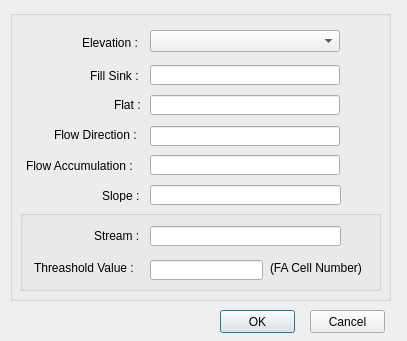
<?xml version="1.0" encoding="UTF-8"?>
<ui version="4.0">
 <class>WatershedDialogBase</class>
 <widget class="QDialog" name="WatershedDialogBase">
  <property name="geometry">
   <rect>
    <x>0</x>
    <y>0</y>
    <width>407</width>
    <height>341</height>
   </rect>
  </property>
  <property name="sizePolicy">
   <sizepolicy hsizetype="Preferred" vsizetype="Preferred">
    <horstretch>0</horstretch>
    <verstretch>0</verstretch>
   </sizepolicy>
  </property>
  <property name="windowTitle">
   <string>Batch Processor</string>
  </property>
  <widget class="QPushButton" name="btnOK">
   <property name="geometry">
    <rect>
     <x>220</x>
     <y>310</y>
     <width>75</width>
     <height>23</height>
    </rect>
   </property>
   <property name="text">
    <string>OK</string>
   </property>
  </widget>
  <widget class="QPushButton" name="btnCancel">
   <property name="geometry">
    <rect>
     <x>310</x>
     <y>310</y>
     <width>75</width>
     <height>23</height>
    </rect>
   </property>
   <property name="text">
    <string>Cancel</string>
   </property>
  </widget>
  <widget class="QGroupBox" name="groupBox_3">
   <property name="geometry">
    <rect>
     <x>10</x>
     <y>10</y>
     <width>381</width>
     <height>291</height>
    </rect>
   </property>
   <property name="title">
    <string/>
   </property>
   <widget class="QLineEdit" name="txtFill">
    <property name="geometry">
     <rect>
      <x>140</x>
      <y>55</y>
      <width>190</width>
      <height>20</height>
     </rect>
    </property>
   </widget>
   <widget class="QLabel" name="label_2">
    <property name="geometry">
     <rect>
      <x>80</x>
      <y>60</y>
      <width>56</width>
      <height>12</height>
     </rect>
    </property>
    <property name="text">
     <string>Fill Sink : </string>
    </property>
   </widget>
   <widget class="QComboBox" name="cmbLayer">
    <property name="geometry">
     <rect>
      <x>140</x>
      <y>20</y>
      <width>190</width>
      <height>22</height>
     </rect>
    </property>
   </widget>
   <widget class="QLabel" name="label">
    <property name="geometry">
     <rect>
      <x>72</x>
      <y>25</y>
      <width>101</width>
      <height>16</height>
     </rect>
    </property>
    <property name="text">
     <string>Elevation : </string>
    </property>
   </widget>
   <widget class="QLabel" name="label_3">
    <property name="geometry">
     <rect>
      <x>104</x>
      <y>89</y>
      <width>56</width>
      <height>12</height>
     </rect>
    </property>
    <property name="text">
     <string>Flat : </string>
    </property>
   </widget>
   <widget class="QLineEdit" name="txtFlat">
    <property name="geometry">
     <rect>
      <x>140</x>
      <y>85</y>
      <width>190</width>
      <height>20</height>
     </rect>
    </property>
   </widget>
   <widget class="QLabel" name="label_5">
    <property name="geometry">
     <rect>
      <x>44</x>
      <y>119</y>
      <width>130</width>
      <height>12</height>
     </rect>
    </property>
    <property name="text">
     <string>Flow Direction : </string>
    </property>
   </widget>
   <widget class="QLineEdit" name="txtFD">
    <property name="geometry">
     <rect>
      <x>140</x>
      <y>116</y>
      <width>190</width>
      <height>20</height>
     </rect>
    </property>
   </widget>
   <widget class="QLabel" name="label_7">
    <property name="geometry">
     <rect>
      <x>16</x>
      <y>150</y>
      <width>150</width>
      <height>12</height>
     </rect>
    </property>
    <property name="text">
     <string>Flow Accumulation : </string>
    </property>
   </widget>
   <widget class="QLineEdit" name="txtFAC">
    <property name="geometry">
     <rect>
      <x>140</x>
      <y>145</y>
      <width>190</width>
      <height>20</height>
     </rect>
    </property>
   </widget>
   <widget class="QLabel" name="label_8">
    <property name="geometry">
     <rect>
      <x>92</x>
      <y>180</y>
      <width>56</width>
      <height>12</height>
     </rect>
    </property>
    <property name="text">
     <string>Slope : </string>
    </property>
   </widget>
   <widget class="QLineEdit" name="txtSlope">
    <property name="geometry">
     <rect>
      <x>140</x>
      <y>175</y>
      <width>191</width>
      <height>20</height>
     </rect>
    </property>
   </widget>
   <widget class="QGroupBox" name="groupBox">
    <property name="geometry">
     <rect>
      <x>10</x>
      <y>200</y>
      <width>361</width>
      <height>81</height>
     </rect>
    </property>
    <property name="title">
     <string/>
    </property>
    <widget class="QLineEdit" name="txtCellValue">
     <property name="geometry">
      <rect>
       <x>130</x>
       <y>50</y>
       <width>113</width>
       <height>20</height>
      </rect>
     </property>
    </widget>
    <widget class="QLabel" name="label_4">
     <property name="geometry">
      <rect>
       <x>14</x>
       <y>50</y>
       <width>120</width>
       <height>16</height>
      </rect>
     </property>
     <property name="text">
      <string>Threashold Value : </string>
     </property>
    </widget>
    <widget class="QLabel" name="label_6">
     <property name="geometry">
      <rect>
       <x>250</x>
       <y>50</y>
       <width>101</width>
       <height>16</height>
      </rect>
     </property>
     <property name="text">
      <string>(FA Cell Number)</string>
     </property>
    </widget>
    <widget class="QLineEdit" name="txtStream">
     <property name="geometry">
      <rect>
       <x>130</x>
       <y>16</y>
       <width>191</width>
       <height>20</height>
      </rect>
     </property>
    </widget>
    <widget class="QLabel" name="label_9">
     <property name="geometry">
      <rect>
       <x>74</x>
       <y>20</y>
       <width>56</width>
       <height>12</height>
      </rect>
     </property>
     <property name="text">
      <string>Stream : </string>
     </property>
    </widget>
   </widget>
  </widget>
 </widget>
 <resources/>
 <connections/>
</ui>
